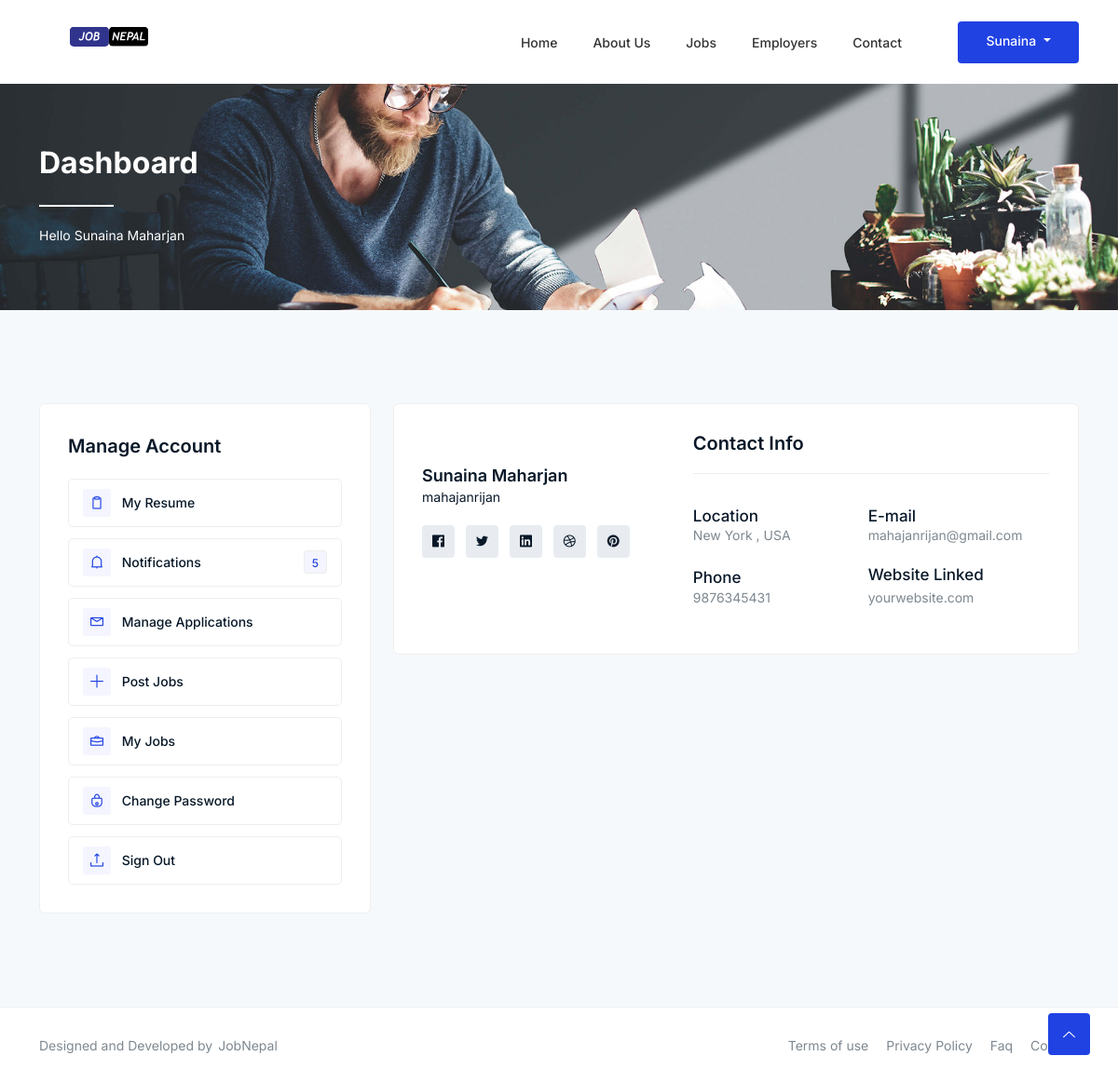
Screenshot of /accounts/dashboard/ (signed in) with the database file from the repository.
### accounts/models.py (models this page shows, shortened)
class Account(AbstractBaseUser):
    first_name      = models.CharField(max_length=50)
    last_name       = models.CharField(max_length=50)
    username        = models.CharField(max_length=50, unique=True)
    email           = models.EmailField(max_length=100, unique=True)
    phone_number    = models.CharField(max_length=50)
    company_name    = models.CharField(max_length=300, blank=True, null=True)
    company_address = models.TextField( blank=True, null=True)
    date_joined     = models.DateTimeField(auto_now_add=True)
    last_login      = models.DateTimeField(auto_now_add=True)
    is_admin        = models.BooleanField(default=False)
    is_staff        = models.BooleanField(default=False)
    is_active       = models.BooleanField(default=False)
    is_superadmin   = models.BooleanField(default=False)
    USERNAME_FIELD  = 'email'
    REQUIRED_FIELDS = ['username', 'first_name', 'last_name']
    objects = MyAccountManager()
    def full_name(self):
        return f'{self.first_name} {self.last_name}'

### accounts/views.py (the view)
# urls.py: path('dashboard/', views.dashboard, name='dashboard'),
@login_required(login_url='login')
def dashboard(request):
    return render(request, 'pages/dashboard.html')

### category/context_processors.py (called while the page is built)
def categories_links(request):
    category_links = Category.objects.all()
    return dict(category_links=category_links)

### jobType/context_processors.py (called while the page is built)
def job_type_links(request):
    job_type_links = JobType.objects.all()
    return dict(job_type_links=job_type_links)

### templates/pages/dashboard.html (shortened to what this page needs)
{% extends "layouts/base.html" %}
{% load static %}
{% block content %}
       <div class="breadcrumbs">
        <div class="container">
            <div class="row">
                <div class="col-12">
                    <div class="breadcrumbs-content">
                        <h1 class="page-title">Dashboard</h1>
                        <p>Hello {{ user.full_name }}</p>
                    </div>
                </div>
            </div>
        </div>
    </div>
   <div class="resume section">
        <div class="container">
            <div class="resume-inner">
                <div class="row">
                   {% include "layouts/sidebars.html" %}
                    <div class="col-lg-8 col-12">
                        <div class="inner-content">
                            <div class="personal-top-content">
                                <div class="row">
                                    <div class="col-lg-5 col-md-5 col-12">
                                        <div class="name-head">
                                            <h4><a class="name" href="#">{{ user.full_name }}</a></h4>
                                            <p><a class="deg" href="#">{{ user.username }}</a></p>
                                            <ul class="social">
                                                <li><a href="#"><i class="lni lni-facebook-original"></i></a></li>
                                                <li><a href="#"><i class="lni lni-twitter-original"></i></a></li>
                                                <li><a href="#"><i class="lni lni-linkedin-original"></i></a></li>
                                                <li><a href="#"><i class="lni lni-dribbble"></i></a></li>
                                                <li><a href="#"><i class="lni lni-pinterest"></i></a></li>
                                            </ul>
                                        </div>
                                    </div>
                                    <div class="col-lg-7 col-md-7 col-12">
                                        <div class="content-right">
                                            <h5 class="title-main">Contact Info</h5>
                                            <div class="single-list">
                                                <h5 class="title">Location</h5>
                                                <p>New York , USA</p>
                                            </div>
                                            <div class="single-list">
                                                <h5 class="title">E-mail</h5>
                                                <p>{{ user.email }}</p>
                                            </div>
                                            <div class="single-list">
                                                <h5 class="title">Phone</h5>
                                                <p>{{ user.phone_number }}</p>
                                            </div>
                                            <div class="single-list">
                                                <h5 class="title">Website Linked</h5>
                                                <p><a href="#">yourwebsite.com</a></p>
                                            </div>
                                        </div>
                                    </div>
                                </div>
                            </div>
                        </div>
                    </div>
                </div>
            </div>
        </div>
    </div>
{% endblock %}

### templates/layouts/base.html (shortened to what this page needs)
<!DOCTYPE html>
{% load static %}
<html class="no-js" lang="zxx">
<head>
    <link rel="stylesheet" href="{% static 'assets/css/bootstrap.min.css' %}" />
    <link rel="stylesheet" href="{% static 'assets/css/LineIcons.2.0.css' %}" />
    <link rel="stylesheet" href="{% static 'assets/css/animate.css' %}" />
    <link rel="stylesheet" href="{% static 'assets/css/tiny-slider.css' %}" />
    <link rel="stylesheet" href="{% static 'assets/css/glightbox.min.css' %}" />
    <link rel="stylesheet" href="{% static 'assets/css/main.css' %}" />
</head>
<body>
    <header class="header other-page">
        <div class="navbar-area">
            <div class="container">
                <div class="row align-items-center">
                    <div class="col-lg-12">
                        <nav class="navbar navbar-expand-lg">
                            <a class="navbar-brand logo" href="{% url 'home' %}">
                                <img class="logo1" src="{% static 'assets/images/logo/joblogo.svg' %}" height="90px" alt="Logo" />
                            </a>
                            <div class="collapse navbar-collapse sub-menu-bar" id="navbarSupportedContent">
                                <ul id="nav" class="navbar-nav ml-auto">
                                    <li class="nav-item"><a href="{% url 'home' %}">Home</a> </li>
                                    <li class="nav-item"><a href="{% url 'aboutUs' %}">About Us </a> </li>
                                    <li class="nav-item"><a href="#">Jobs</a>
                                    </li>
                                   {% if user.is_staff is True %}
                                    <li class="nav-item"><a href="#">Candidates</a>
                                        <ul class="sub-menu">
                                            <li><a href="add-resume.html">Add Resume</a></li>
                                            <li><a href="job-alerts.html">Job Alerts</a></li>
                                        </ul>
                                    </li>
                                    {% elif user.is_admin is True %}
                                    <li class="nav-item"><a href="#">Employers </a>
                                    </li>
                                   {% endif %}
                                    <li class="nav-item"><a href="{% url 'contactUs' %}">Contact </a> </li>
                                </ul>
                            </div>
                             {% if user.id is None %}
                            <div class="button">
                                <a href="{% url 'login' %}"class="login"><i class="lni lni-lock-alt"></i> Login</a>
                                <a href="{% url 'register' %}" class="btn">Sign Up</a>
                            </div>
                            {% else %}
                            <div class="button">
                                <div class="dropdown show">
  <a class="btn btn-secondary dropdown-toggle" href="#" role="button" id="dropdownMenuLink" data-toggle="dropdown" aria-haspopup="true" aria-expanded="false">
   {{ user.first_name }}
  </a>
</div>
                            </div>
                            {% endif %}
                        </nav>
                    </div>
                </div>
            </div>
        </div>
    </header>
 {% block content %}
 {% endblock %}
 <footer class="footer">
        <div class="footer-bottom">
            <div class="container">
                <div class="inner">
                    <div class="row">
                        <div class="col-lg-6 col-md-6 col-12">
                            <div class="left">
                                <p>Designed and Developed by<a href="https://graygrids.com/" rel="nofollow"
                                        target="_blank">JobNepal</a></p>
                            </div>
                        </div>
                        <div class="col-lg-6 col-md-6 col-12">
                            <div class="right">
                                <ul>
                                    <li><a href="#">Terms of use</a></li>
                                    <li><a href="#"> Privacy Policy</a></li>
                                    <li><a href="#">Faq</a></li>
                                    <li><a href="#">Contact</a></li>
                                </ul>
                            </div>
                        </div>
                    </div>
                </div>
            </div>
        </div>
    </footer>
    <a href="#" class="scroll-top btn-hover">
        <i class="lni lni-chevron-up"></i>
    </a>
</body>
</html>

### rows the page displays
Account: first_name "Sunaina", full_name "Sunaina Maharjan", username "mahajanrijan", email "mahajanrijan@gmail.com", phone_number "9876345431"
